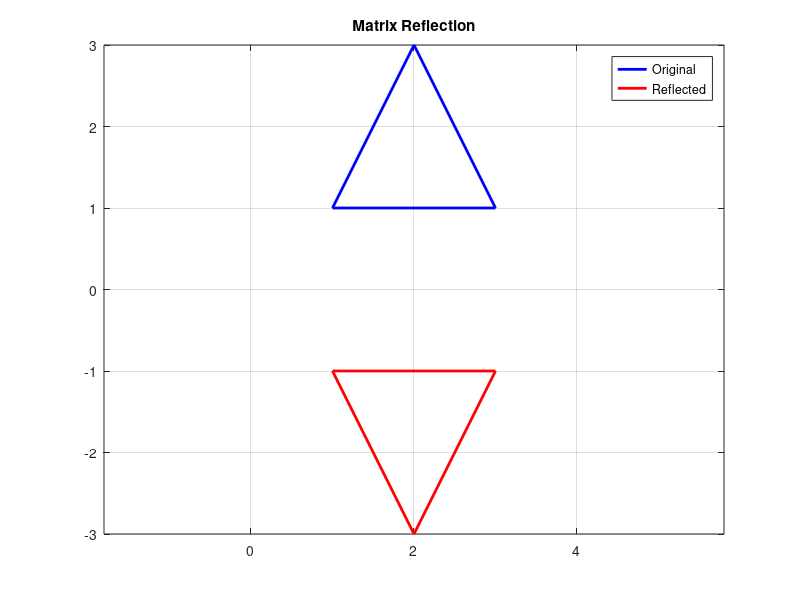

This figure's MATLAB source:
clc; clear; close all;
P = [1 3 2 1; 1 1 3 1];
R = [1 0; 0 -1];
P_new = R * P;
plot(P(1,:), P(2,:), 'b', 'LineWidth', 2); hold on;
plot(P_new(1,:), P_new(2,:), 'r', 'LineWidth', 2);
legend('Original', 'Reflected');
title('Matrix Reflection');
grid on; axis equal;
